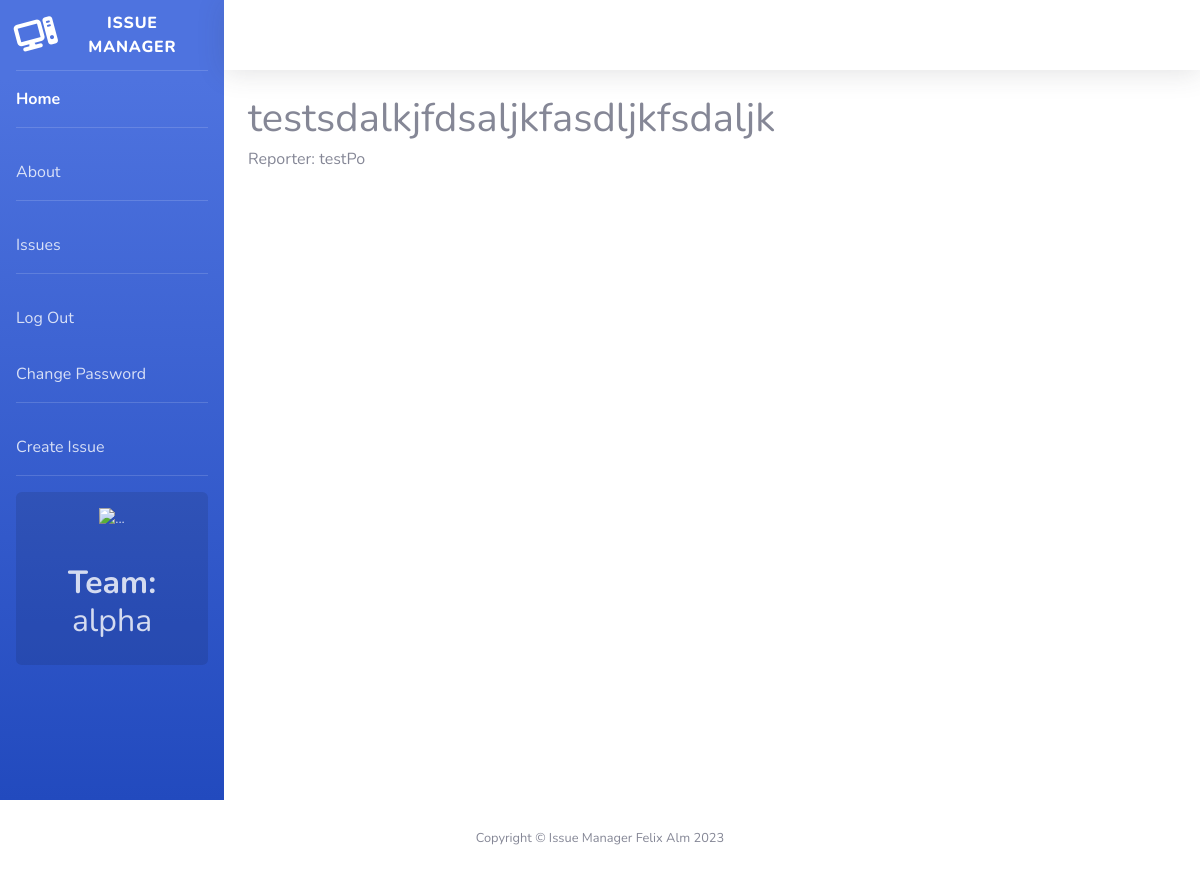
Page /issues/6/ (signed in) on the committed database.
### accounts/models.py (models this page shows)
class Team(models.Model):
    name= models.CharField(max_length=128)
    description = models.CharField(max_length=256)
    def __str__(self):
        return self.name

class CustomUser(AbstractUser):
    role = models.ForeignKey(
        Role,
        on_delete=models.CASCADE,
        null=True, blank=True
    )
    team = models.ForeignKey(
        Team,
        on_delete=models.CASCADE,
        null=True, blank=True
    )

### issues/models.py (models this page shows, shortened)
class Issue(models.Model):
    summary =models.CharField(max_length=264)
    description=models.TextField()
    status=models.ForeignKey(
        Status, on_delete=models.CASCADE,
        blank=True, null=True
        )
    priority=models.ForeignKey(
        Priority, on_delete=models.CASCADE,
        blank=True, null=True
        )
    assignee=models.ForeignKey(get_user_model(), on_delete=models.CASCADE)
    reporter=models.ForeignKey(get_user_model(), on_delete=models.CASCADE, related_name="reporter")
    created_on = models.DateTimeField(auto_now_add=True)

### issues/views.py (the view)
# urls.py: path("<int:pk>/", views.IssueDetailView.as_view(), name="detail"),
class IssueDetailView(DetailView):
    template_name = "issues/detail.html"
    model = Issue
    def get_context_data(self, **kwargs):
        context = super().get_context_data(**kwargs)
        user_team = None
        if self.request.user.is_authenticated:
            user_team = self.request.user.team
        user_role = None
        if self.request.user.is_authenticated:
            user_role = self.request.user.role
        context['user_team'] = user_team
        context['user_role'] = user_role
        return context

### templates/issues/detail.html (shortened to what this page needs)
{% extends 'base.html' %}
{% block content %}
<h1>{{ issue.description }}</h1>
<h6>Reporter: {{ issue.reporter }}</h6>
{% endblock content %}

### templates/base.html (shortened to what this page needs)
<!DOCTYPE html>
<html lang="en">
{% load static %}
<head>
    <link href="{% static 'vendor/fontawesome-free/css/all.min.css' %}" rel="stylesheet" type="text/css">
    <link href="{% static 'css/sb-admin-2.min.css' %} " rel="stylesheet">
    <link rel="stylesheet" href="https://cdnjs.cloudflare.com/ajax/libs/font-awesome/6.4.0/css/all.min.css">
    <link  href="{% static 'css/base.css' %}" rel="stylesheet">
</head>
<body id="page-top">
    <div id="wrapper">
        <ul class="navbar-nav bg-gradient-primary sidebar sidebar-dark accordion" id="accordionSidebar">
            <a class="sidebar-brand d-flex align-items-center justify-content-center"href="{% url 'home' %}">
                <div class="sidebar-brand-icon rotate-n-15">
                    <i class="fa-solid fa-computer"></i>
                </div>
                <div class="sidebar-brand-text mx-3">Issue Manager</div>
            </a>
            <hr class="sidebar-divider my-0">
            <li class="nav-item active">
                <a class="nav-link" href="{% url 'home' %}">Home</a>
            </li>
            <hr class="sidebar-divider">
            <li class="nav-item">
                <a class="nav-link" href="{% url 'about' %}">About</a>
            </li>
            <hr class="sidebar-divider">
            <li class="nav-item ">
                <a class="nav-link" href="{% url 'list' %}">Issues</a>
            </li>
            <hr class="sidebar-divider">
            {% if user.is_authenticated %}
            <li class="nav-item ">
                <a class="nav-link" href="{% url 'logout' %}">Log Out</a>
            </li>
            <li class="nav-item ">
                <a class="nav-link" href="{% url 'password_change' %}">Change Password</a>
            </li>
            {% if user_role.name == "product owner" %}
            <hr class="sidebar-divider">
            <li class="nav-item ">
                <a class="nav-link" href="{% url 'new' %}">Create Issue</a>
            </li>
            {% endif %}
            {% endif %}
            <hr class="sidebar-divider d-none d-md-block">
            {% if user.is_authenticated and user_team %}
            <div class="sidebar-card d-none d-lg-flex">
                <img class="sidebar-card-illustration mb-2" src="img/undraw_rocket.svg" alt="...">
                <h2 class="text-center mb-2"><strong>Team:</strong> {{ user_team }}</h2>
            </div>
            {% endif %}
        </ul>
            <div id="content" style="width: 100%;">
                <nav class="navbar navbar-expand navbar-light bg-white topbar mb-4 static-top shadow">
                </nav>
                <div class="container-fluid">
                    {% block content %}
                    {% endblock content %}
                    </div>
                </div>
            </div>
            <footer class="sticky-footer bg-white">
                <div class="container my-auto">
                    <div class="copyright text-center my-auto">
                        <span>Copyright &copy; Issue Manager Felix Alm 2023</span>
                    </div>
                </div>
            </footer>
</body>
</html>

### rows in the picture
Team: name "alpha"
Issue: description "testsdalkjfdsaljkfasdljkfsdaljk", reporter "testPo"
